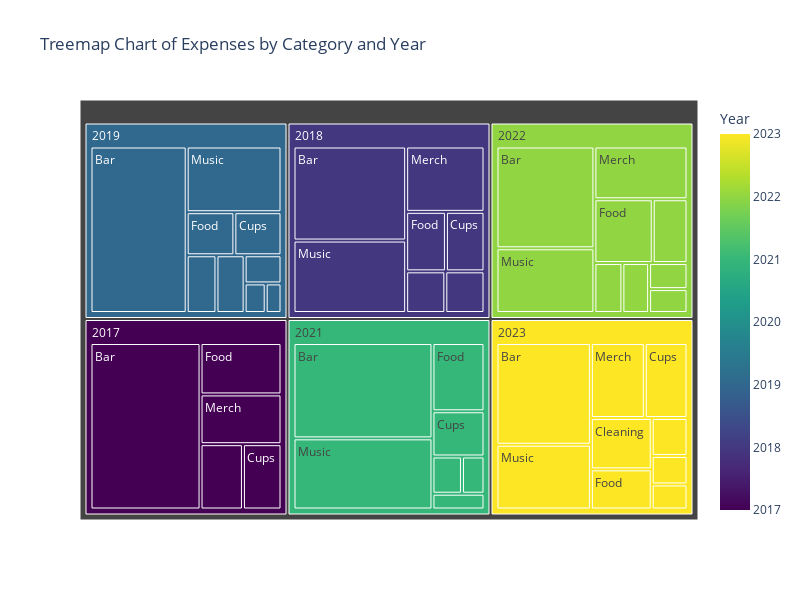

Notebook source saved alongside this figure:
### Code cell
# treemap of expenses by category and year

# group and sort sums by Category and Year
df_cat_year_sum = df.groupby(["Category", "Year"]).sum().reset_index()

# calculate percentage of total expenses for each category-year combination
df_cat_year_sum["Percentage"] = df_cat_year_sum.groupby("Year")["Amount"].transform(
    lambda x: x / x.sum() * 100
)

# plot the chart
fig = px.treemap(
    df_cat_year_sum,
    path=["Year", "Category"],
    values="Percentage",
    color="Year",
    color_continuous_scale="Viridis",
    title="Treemap Chart of Expenses by Category and Year",
    custom_data=["Percentage"],
)

# update layout for better display
fig.update_layout(
    height=600,
    width=800,
    uniformtext=dict(minsize=12, mode="hide"),
)

# format percentage
fig.update_traces(hovertemplate='Year: %{parent}<br>Category: %{label}<br>Percentage: %{customdata[0]:.2f}%')

fig.show()

### Figure 1 — Plotly figure (JSON) as saved in the notebook; plotly's stock layout.template omitted (floating-point values rounded to 4 significant figures)
{"data": [{"branchvalues": "total", "customdata": [[57.61, 2017], [33.31, 2018], [50.37, 2019], [41.67, 2021], [31.33, 2022], [30.2, 2023], [8.709, 2017], [5.133, 2018], [3.264, 2019], [3.454, 2021], [6.971, 2022], [9.821, 2023.0], [7.918, 2017], [7.216, 2018], [6.383, 2019], [7.397, 2021], [2.889, 2022.0], [10.07, 2023], [5.133, 2018], [1.959, 2019], [4.4, 2022], [2.818, 2023], [13.09, 2017], [7.442, 2018], [6.457, 2019], [11.17, 2021.0], [11.7, 2022], [7.685, 2023], [1.469, 2019], [2.584, 2021], [4.194, 2022.0], [4.27, 2023.0], [12.67, 2017.0], [16.1, 2018], [5.113, 2019], [2.639, 2021], [15.45, 2022], [12.71, 2023], [25.66, 2018], [19.59, 2019], [31.09, 2021], [19.92, 2022.0], [19.22, 2023.0], [5.401, 2019], [3.146, 2022], [3.203, 2023.0], [100, 2017], [100, 2018], [100.0, 2019], [100, 2021], [100, 2022], [100, 2023]], "domain": {"x": [0, 1], "y": [0, 1]}, "hovertemplate": "Year: %{parent}<br>Category: %{label}<br>Percentage: %{customdata[0]:.2f}%", "ids": ["2017/Bar", "2018/Bar", "2019/Bar", "2021/Bar", "2022/Bar", "2023/Bar", "2017/Cleaning", "2018/Cleaning", "2019/Cleaning", "2021/Cleaning", "2022/Cleaning", "2023/Cleaning", "2017/Cups", "2018/Cups", "2019/Cups", "2021/Cups", "2022/Cups", "2023/Cups", "2018/Decoration", "2019/Decoration", "2022/Decoration", "2023/Decoration", "2017/Food", "2018/Food", "2019/Food", "2021/Food", "2022/Food", "2023/Food", "2019/Logo", "2021/Logo", "2022/Logo", "2023/Logo", "2017/Merch", "2018/Merch", "2019/Merch", "2021/Merch", "2022/Merch", "2023/Merch", "2018/Music", "2019/Music", "2021/Music", "2022/Music", "2023/Music", "2019/Porta Potty", "2022/Porta Potty", "2023/Porta Potty", "2017", "2018", "2019", "2021", "2022", "2023"], "labels": ["Bar", "Bar", "Bar", "Bar", "Bar", "Bar", "Cleaning", "Cleaning", "Cleaning", "Cleaning", "Cleaning", "Cleaning", "Cups", "Cups", "Cups", "Cups", "Cups", "Cups", "Decoration", "Decoration", "Decoration", "Decoration", "Food", "Food", "Food", "Food", "Food", "Food", "Logo", "Logo", "Logo", "Logo", "Merch", "Merch", "Merch", "Merch", "Merch", "Merch", "Music", "Music", "Music", "Music", "Music", "Porta Potty", "Porta Potty", "Porta Potty", "2017", "2018", "2019", "2021", "2022", "2023"], "marker": {"coloraxis": "coloraxis", "colors": [2017, 2018, 2019, 2021, 2022, 2023, 2017, 2018, 2019, 2021, 2022, 2023.0, 2017, 2018, 2019, 2021, 2022.0, 2023, 2018, 2019, 2022, 2023, 2017, 2018, 2019, 2021.0, 2022, 2023, 2019, 2021, 2022.0, 2023.0, 2017.0, 2018, 2019, 2021, 2022, 2023, 2018, 2019, 2021, 2022.0, 2023.0, 2019, 2022, 2023.0, 2017, 2018, 2019, 2021, 2022, 2023]}, "name": "", "parents": ["2017", "2018", "2019", "2021", "2022", "2023", "2017", "2018", "2019", "2021", "2022", "2023", "2017", "2018", "2019", "2021", "2022", "2023", "2018", "2019", "2022", "2023", "2017", "2018", "2019", "2021", "2022", "2023", "2019", "2021", "2022", "2023", "2017", "2018", "2019", "2021", "2022", "2023", "2018", "2019", "2021", "2022", "2023", "2019", "2022", "2023", "", "", "", "", "", ""], "type": "treemap", "values": [57.61, 33.31, 50.37, 41.67, 31.33, 30.2, 8.709, 5.133, 3.264, 3.454, 6.971, 9.821, 7.918, 7.216, 6.383, 7.397, 2.889, 10.07, 5.133, 1.959, 4.4, 2.818, 13.09, 7.442, 6.457, 11.17, 11.7, 7.685, 1.469, 2.584, 4.194, 4.27, 12.67, 16.1, 5.113, 2.639, 15.45, 12.71, 25.66, 19.59, 31.09, 19.92, 19.22, 5.401, 3.146, 3.203, 100, 100, 100.0, 100, 100, 100]}], "layout": {"coloraxis": {"colorbar": {"title": {"text": "Year"}}, "colorscale": [[0, "#440154"], [0.1111, "#482878"], [0.2222, "#3e4989"], [0.3333, "#31688e"], [0.4444, "#26828e"], [0.5556, "#1f9e89"], [0.6667, "#35b779"], [0.7778, "#6ece58"], [0.8889, "#b5de2b"], [1, "#fde725"]]}, "height": 600, "legend": {"tracegroupgap": 0}, "title": {"text": "Treemap Chart of Expenses by Category and Year"}, "uniformtext": {"minsize": 12, "mode": "hide"}, "width": 800}}
